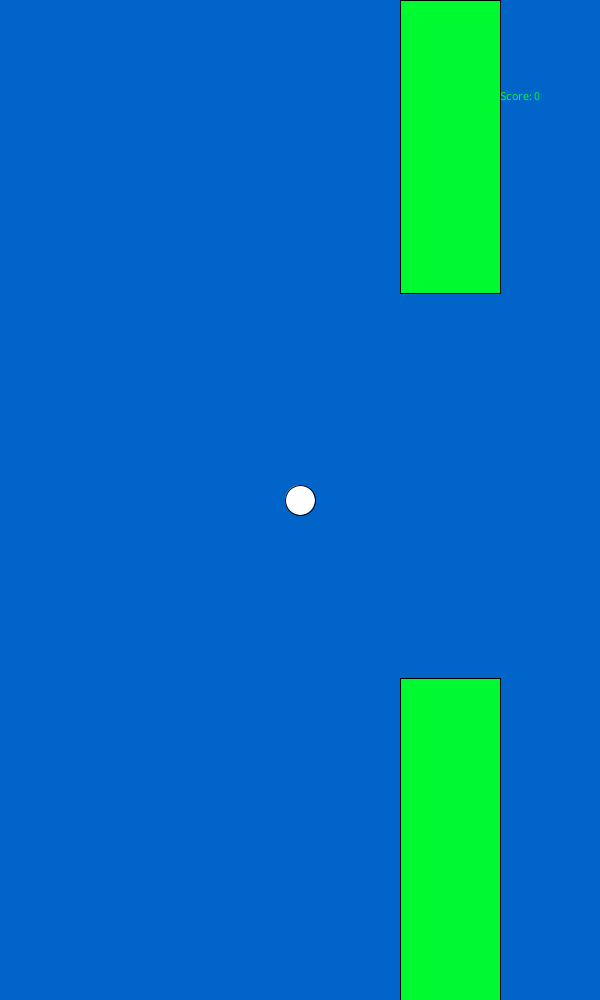
Frame 1 (no input)
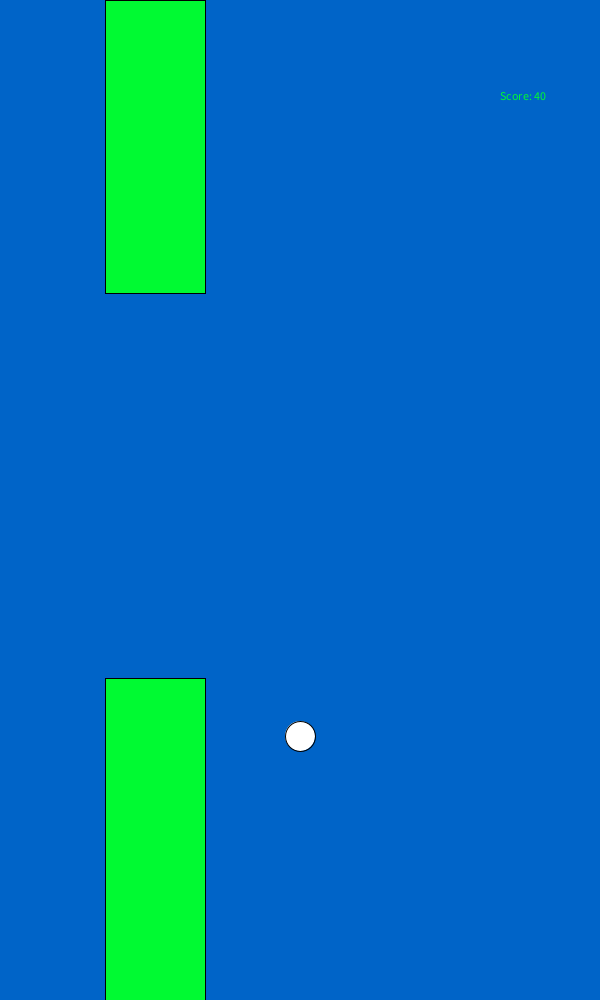
Frame 60 (the mouse pressed at the canvas centre just before this capture)
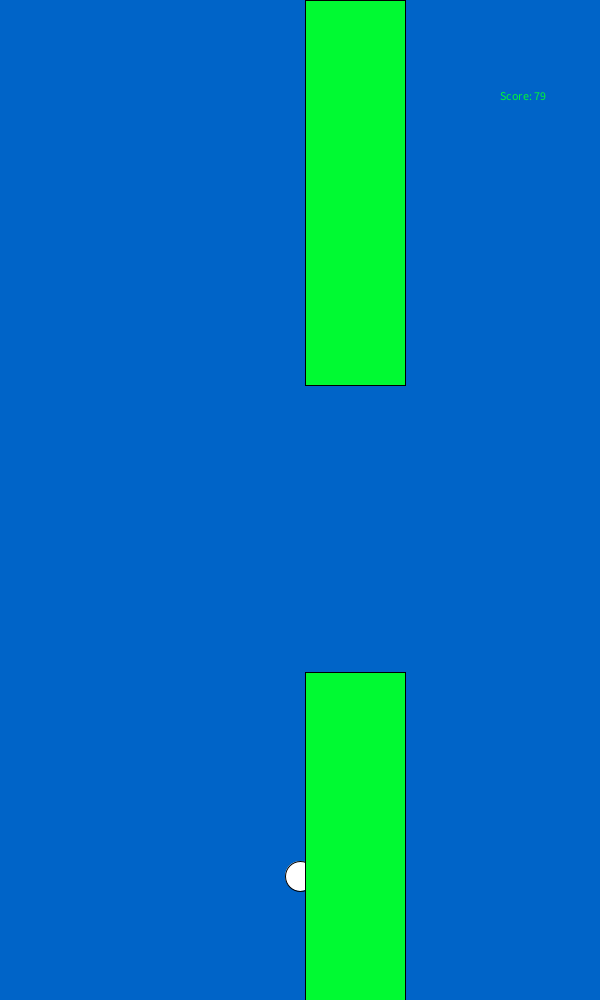
Frame 120 (the mouse held since frame 60 and released just before this capture)

The Processing sketch that drew these frames (run headless with seeded random() and noise(); from frame 60 on, the mouse is pressed at the canvas centre):

// Processing sketch: flappy_bird
// ── flappy_bird.pde
int birdX =300;
int birdY = 500;
int birdYVelocity = 100;
int pipeX = 400;
int pipe2X = 400;
int upperPipeHeight = (int) random(100, 400);
int pipeWidth = 100;
int lowerPipeHeight =(int) random(-400, -100);
 int score = 0;
  boolean intersectsPipes() { 
     if (birdY < upperPipeHeight && birdX > pipeX && birdX < (pipeX+pipeWidth)){
          return true; }
     else if (birdY>lowerPipeHeight && birdX > pipeX && birdX < (pipeX+pipeWidth)) {
          return true; }
     else { return false; }
}
    
  
  
  
  
  
  





void setup(){
  size(600, 1000);
  
  
  

    
  
}
void draw(){
  background(0, 100, 200);
fill(255, 255, 255);
stroke(0, 0, 0);
ellipse(birdX, birdY, 30, 30);
   fill(0, 250, 50);

rect(pipeX, 0, pipeWidth, upperPipeHeight);
 rect(pipe2X, 1000, pipeWidth, lowerPipeHeight);
  pipeX -= 5;
  pipe2X -= 5;
  birdY += 4;
    
    if(pipeX == -100){
    pipeX += 500;
     fill(0, 250, 50);

rect(pipeX, 0, pipeWidth, upperPipeHeight);
    upperPipeHeight = (int) random(100, 400);

    }

if(pipe2X == -100){
  pipe2X += 500;
 fill(0, 250, 50);
  rect(pipe2X, 1000, pipeWidth, lowerPipeHeight);
    lowerPipeHeight = (int) random(-400,- 100);
  
  
 
  
}
if(intersectsPipes() == true){

 
  
  
}


if(birdX > pipeX){
  score ++;
  
}

    
  
  println(birdY);
  text("Score: " + score, 500, 100);
}
void mousePressed(){
  
  birdY -= birdYVelocity;
  
  
  
  if(birdY  > 1000 ){
   exit();
  
  
  
}
}
